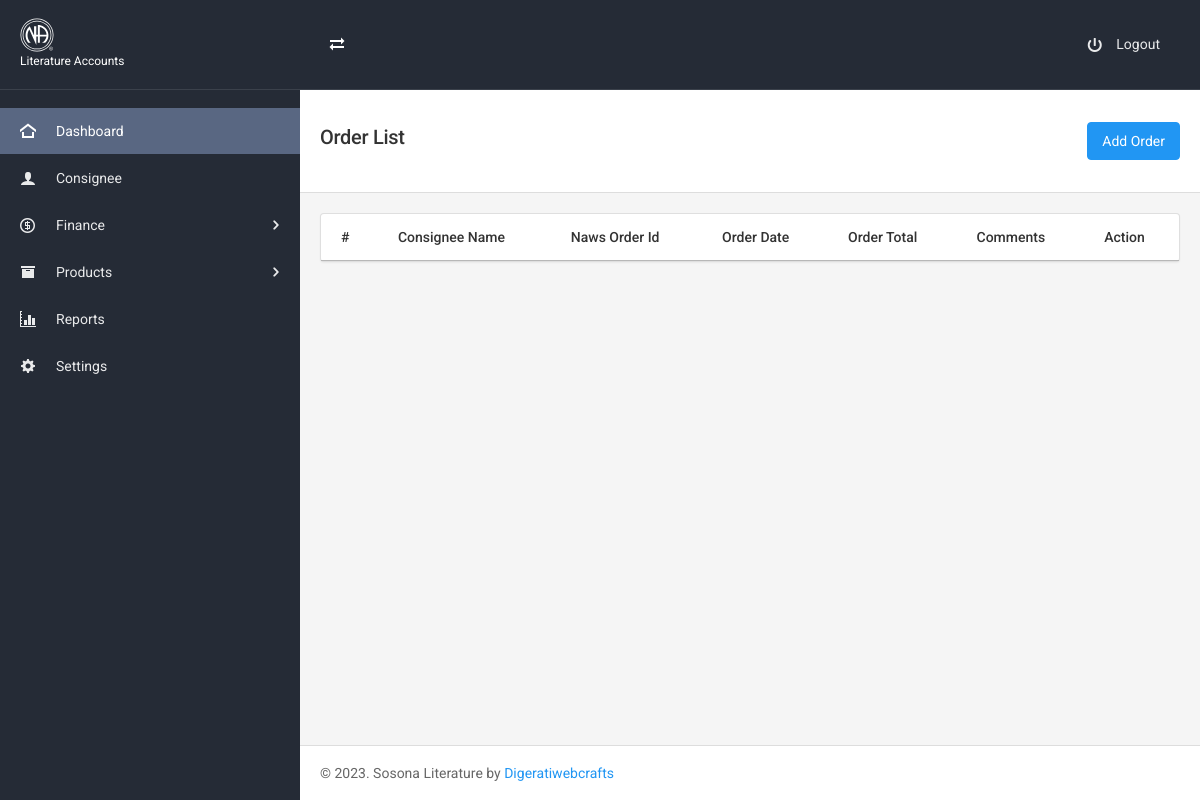
Before: /order.php (signed in) with the older database file.
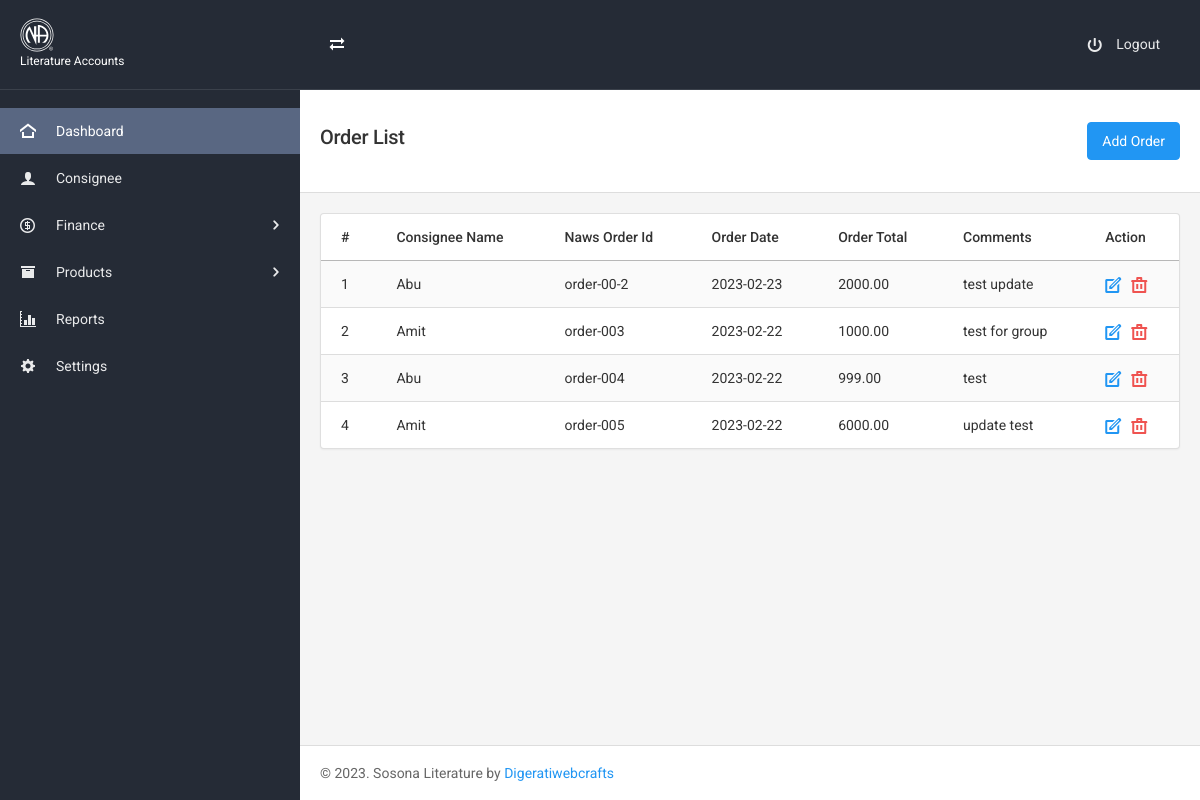
After: the same page with the newer database file.
### tables this page shows
CREATE TABLE `order_new` (
  `id` int(11) NOT NULL,
  `consignee_id` int(11) NOT NULL,
  `naws_order_id` varchar(255) NOT NULL,
  `order_date` date NOT NULL,
  `order_total` float(9,2) NOT NULL,
  `area_share_amt` float(9,2) NOT NULL,
  `area_billing_amt` float(9,2) NOT NULL,
  `sosona_share_amt` float(9,2) NOT NULL,
  `sosona_billing_amt` float(9,2) NOT NULL,
  `comments` longtext NOT NULL
);

CREATE TABLE `consignee` (
  `id` int(11) NOT NULL,
  `name` varchar(255) NOT NULL,
  `entry_type` varchar(255) NOT NULL COMMENT '1=sosona,2=area,3=group',
  `city` varchar(255) NOT NULL,
  `opening_bal_amt` float(9,2) NOT NULL,
  `comments` longtext NOT NULL
);

### order.php (the view, shortened to what this page needs)
<?php
include "includes/header.php";
?>
<?php
include "includes/top-navbar.php";
 ?>
<div class="page-content">
    <?php
    include "includes/left-sidebar.php";
     ?>
    <div class="content-wrapper">
        <div class="content-inner">
            <div class="page-header page-header-light">
                <div class="page-header-content header-elements-lg-inline">
                    <div class="page-title d-flex w-100">
                        <h4 class="mr-auto"><span class="font-weight-semibold">Order List</span></h4>
                        <a href="order-add-edit.php" class="btn btn-primary">Add Order</a>
                    </div>
                </div>
            </div>
            <div class="content">
            <div class="card">
              <div class="table-responsive">
                <table class="table table-striped">
                  <thead>
                    <tr>
                      <th>#</th>
                      <th>Consignee Name</th>
                      <th>Naws Order Id</th>
                      <th>Order Date</th>
                      <th>Order Total</th>
                       <th>Comments</th>
                      <th>Action</th>
                    </tr>
                  </thead>
                  <tbody>
                    <?php
                      $sel="SELECT *  FROM `consignee` INNER JOIN `order_new` ON order_new.consignee_id=consignee.id ";
                      $counter = 0;
                      $rs=$conn->query($sel);
                      while($row=$rs->fetch_assoc()){
                    ?>
                    <tr>
                      <td><?php echo ++$counter; ?></td>
                      <td><?php echo $row['name'];?></td>
                      <td><?php echo $row['naws_order_id'];?></td>
                      <td><?php echo $row['order_date'];?></td>
                      <td><?php echo $row['order_total'];?></td>
                      <td><?php echo $row['comments'];?></td>
                      <td>
                        <div class="list-icons">
                          <a href="order-add-edit.php?id=<?php echo $row['id'];?>" class="list-icons-item text-primary"><i class="icon-pencil7"></i></a>
                          <a href="#" data-toggle="modal" data-target="#confirmDeletet<?php echo $row['id'] ?>" class="list-icons-item text-danger"><i class="icon-trash"></i></a>
                        </div>
                      </td>
                    </tr>
                    <?php
                    }
                    ?>
                  </tbody>
                </table>
              </div>
            </div>
            </div>
<?php include "includes/footer.php"; ?>

### includes/header.php (shortened to what this page needs)
<!DOCTYPE html>
<html lang="en">
<head>
	<link href="assets/css/icons/icomoon/styles.min.css" rel="stylesheet" type="text/css">
	<link href="assets/css/icons/fontawesome/styles.min.css" rel="stylesheet" type="text/css">
	<link href="assets/css/all.min.css" rel="stylesheet" type="text/css">
	<link href="assets/css/style.css" rel="stylesheet" type="text/css">
</head>
<body>

### includes/top-navbar.php (shortened to what this page needs)
<div class="navbar navbar-expand-lg navbar-dark navbar-static">
	<div class="navbar-brand ml-2 ml-lg-0">
		<a href="index.php" class="d-inline-block">
			<img src="assets/images/na-lgo-white.svg" alt="">
			<p class="logo-subtitle">Literature Accounts</p>
		</a>
	</div>
	<div class="ml-3 align-self-center">
		<button type="button" class="btn btn-outline-light-100 text-white border-transparent btn-icon rounded-pill btn-sm sidebar-control sidebar-main-resize d-none d-lg-inline-flex">
			<i class="icon-transmission"></i>
		</button>
	</div>
	<div class="d-flex justify-content-end align-items-center ml-auto">
		<ul class="navbar-nav flex-row">
			<li class="nav-item">
				<a href="logout.php" class="navbar-nav-link">
					<i class="icon-switch2"></i>
					<span class="d-none d-lg-inline-block ml-2">Logout</span>
				</a>
			</li>
		</ul>
	</div>
</div>

### includes/left-sidebar.php (shortened to what this page needs)
<div class="sidebar sidebar-dark sidebar-main sidebar-expand-lg">
	<div class="sidebar-content">
		<div class="sidebar-section">
			<ul class="nav nav-sidebar" data-nav-type="accordion">
				<li class="nav-item">
					<a href="index.php" class="nav-link active">
						<i class="icon-home4"></i>
						<span>
							Dashboard
						</span>
					</a>
				</li>
				<li class="nav-item">
					<a href="consignee.php" class="nav-link">
						<i class="icon-user"></i>
						<span>Consignee</span>
					</a>
				</li>
				<li class="nav-item nav-item-submenu">
					<a href="#" class="nav-link"><i class="icon-coin-dollar"></i> <span>Finance</span></a>
				</li>
				<li class="nav-item nav-item-submenu">
					<a href="#" class="nav-link"><i class="icon-box"></i> <span>Products</span></a>
				</li>
				<li class="nav-item">
					<a href="#" class="nav-link">
						<i class="icon-graph"></i>
						<span>Reports</span>
					</a>
				</li>
				<li class="nav-item">
					<a href="settings.php" class="nav-link">
						<i class="icon-gear"></i>
						<span>Settings</span>
					</a>
				</li>
			</ul>
		</div>
	</div>
</div>

### includes/footer.php
<div class="navbar navbar-light border-bottom-0 border-top">
	<div id="navbar-footer">
		<span class="navbar-text">
			&copy; 2023. Sosona Literature by <a href="https://digeratiwebcrafts.com/" target="_blank">Digeratiwebcrafts</a>
		</span>
	</div>
</div>
</div>
</div>
</div>
</body>
</html>

### assets/css/style.css (style rules this page uses)
.navbar-brand img { height: 2.125rem; }
.logo-subtitle { color: #fff; font-size: 12px; margin-bottom: 0; }

Changed rows visible on the page:
added order_new: consignee.name "Abu", naws_order "order-00-2", order_date "2023-02-23", order_total "2000.00", comments "test update"
added order_new: consignee.name "Amit", naws_order "order-003", order_date "2023-02-22", order_total "1000.00", comments "test for group"
added order_new: consignee.name "Abu", naws_order "order-004", order_date "2023-02-22", order_total "999.00", comments "test"
added order_new: consignee.name "Amit", naws_order "order-005", order_date "2023-02-22", order_total "6000.00", comments "update test"
